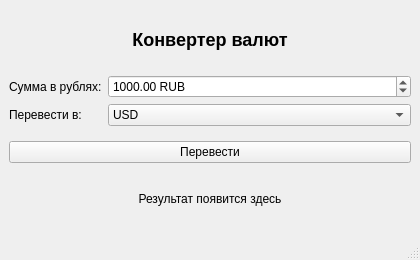
<?xml version="1.0" encoding="UTF-8"?>
<ui version="4.0">
 <class>MainWindow</class>
 <widget class="QMainWindow" name="MainWindow">
  <property name="geometry">
   <rect>
    <x>0</x>
    <y>0</y>
    <width>420</width>
    <height>260</height>
   </rect>
  </property>
  <property name="windowTitle">
   <string>Конвертер валют</string>
  </property>
  <widget class="QWidget" name="centralwidget">
   <layout class="QVBoxLayout" name="verticalLayout">
    <item>
     <widget class="QLabel" name="titleLabel">
      <property name="text">
       <string>Конвертер валют</string>
      </property>
      <property name="alignment">
       <set>Qt::AlignCenter</set>
      </property>
      <property name="styleSheet">
       <string notr="true">font-size: 18px; font-weight: bold;</string>
      </property>
     </widget>
    </item>
    <item>
     <layout class="QFormLayout" name="formLayout">
      <item row="0" column="0">
       <widget class="QLabel" name="amountLabel">
        <property name="text">
         <string>Сумма в рублях:</string>
        </property>
       </widget>
      </item>
      <item row="0" column="1">
       <widget class="QDoubleSpinBox" name="amountSpinBox">
        <property name="minimum">
         <double>0.010000000000000</double>
        </property>
        <property name="maximum">
         <double>1000000000.000000000000000</double>
        </property>
        <property name="value">
         <double>1000.000000000000000</double>
        </property>
        <property name="suffix">
         <string> RUB</string>
        </property>
        <property name="decimals">
         <number>2</number>
        </property>
       </widget>
      </item>
      <item row="1" column="0">
       <widget class="QLabel" name="currencyLabel">
        <property name="text">
         <string>Перевести в:</string>
        </property>
       </widget>
      </item>
      <item row="1" column="1">
       <widget class="QComboBox" name="currencyComboBox">
        <item>
         <property name="text">
          <string>USD</string>
         </property>
        </item>
        <item>
         <property name="text">
          <string>EUR</string>
         </property>
        </item>
        <item>
         <property name="text">
          <string>RUB</string>
         </property>
        </item>
       </widget>
      </item>
     </layout>
    </item>
    <item>
     <widget class="QPushButton" name="convertButton">
      <property name="text">
       <string>Перевести</string>
      </property>
     </widget>
    </item>
    <item>
     <widget class="QLabel" name="resultLabel">
      <property name="text">
       <string>Результат появится здесь</string>
      </property>
      <property name="alignment">
       <set>Qt::AlignCenter</set>
      </property>
      <property name="wordWrap">
       <bool>true</bool>
      </property>
     </widget>
    </item>
   </layout>
  </widget>
  <widget class="QMenuBar" name="menubar">
   <property name="geometry">
    <rect>
     <x>0</x>
     <y>0</y>
     <width>420</width>
     <height>22</height>
    </rect>
   </property>
  </widget>
  <widget class="QStatusBar" name="statusbar"/>
 </widget>
 <resources/>
 <connections/>
</ui>
